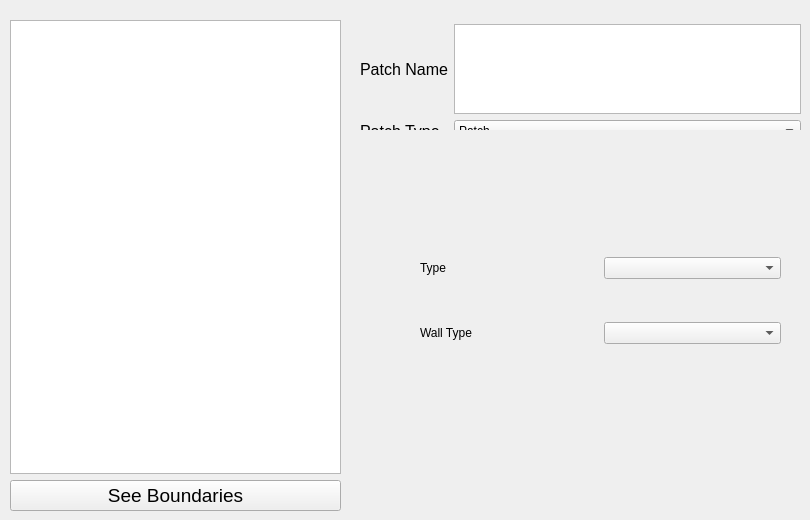
  <widget class="QWidget" name="Bound_cond">
   <property name="autoFillBackground">
    <bool>true</bool>
   </property>
   <attribute name="title">
    <string>Boundary Conditions</string>
   </attribute>
   <widget class="QWidget" name="widget_patch" native="true">
    <property name="geometry">
     <rect>
      <x>360</x>
      <y>130</y>
      <width>441</width>
      <height>381</height>
     </rect>
    </property>
    <property name="autoFillBackground">
     <bool>true</bool>
    </property>
    <widget class="QWidget" name="layoutWidget">
     <property name="geometry">
      <rect>
       <x>20</x>
       <y>10</y>
       <width>401</width>
       <height>361</height>
      </rect>
     </property>
     <layout class="QGridLayout" name="gridLayout_11">
      <item row="0" column="0">
       <widget class="QLabel" name="label_15">
        <property name="font">
         <font>
          <italic>true</italic>
         </font>
        </property>
        <property name="text">
         <string>Velocity</string>
        </property>
       </widget>
      </item>
      <item row="1" column="0" colspan="2">
       <widget class="QLabel" name="label_16">
        <property name="text">
         <string>Velocity type</string>
        </property>
       </widget>
      </item>
      <item row="1" column="2" colspan="6">
       <widget class="QComboBox" name="comboBox_3"/>
      </item>
      <item row="2" column="0" colspan="2">
       <widget class="QLabel" name="label_17">
        <property name="text">
         <string>Inlet value</string>
        </property>
       </widget>
      </item>
      <item row="2" column="3" colspan="2">
       <widget class="QLineEdit" name="lineEdit"/>
      </item>
      <item row="2" column="5">
       <widget class="QLineEdit" name="lineEdit_2"/>
      </item>
      <item row="2" column="7">
       <widget class="QLineEdit" name="lineEdit_3"/>
      </item>
      <item row="3" column="0" colspan="2">
       <widget class="QLabel" name="label_18">
        <property name="text">
         <string>Inlet direction</string>
        </property>
       </widget>
      </item>
      <item row="3" column="3" colspan="2">
       <widget class="QLineEdit" name="lineEdit_4"/>
      </item>
      <item row="3" column="5">
       <widget class="QLineEdit" name="lineEdit_6"/>
      </item>
      <item row="3" column="7">
       <widget class="QLineEdit" name="lineEdit_5"/>
      </item>
      <item row="4" column="0" colspan="2">
       <widget class="QLabel" name="label_23">
        <property name="text">
         <string>Velocity [m/s]</string>
        </property>
       </widget>
      </item>
      <item row="4" column="3" colspan="2">
       <widget class="QLineEdit" name="lineEdit_11"/>
      </item>
      <item row="4" column="6" colspan="2">
       <widget class="QLineEdit" name="lineEdit_13"/>
      </item>
      <item row="4" column="5">
       <widget class="QLineEdit" name="lineEdit_12"/>
      </item>
      <item row="6" column="3" colspan="5">
       <widget class="QComboBox" name="comboBox_4"/>
      </item>
      <item row="6" column="0" colspan="3">
       <widget class="QLabel" name="label_20">
        <property name="text">
         <string>Pressure type</string>
        </property>
       </widget>
      </item>
      <item row="7" column="4">
       <widget class="QLineEdit" name="lineEdit_7"/>
      </item>
      <item row="7" column="5" colspan="2">
       <widget class="QLineEdit" name="lineEdit_8"/>
      </item>
      <item row="7" column="0" colspan="4">
       <widget class="QLabel" name="label_21">
        <property name="text">
         <string>Pressure [m²/s²]</string>
        </property>
       </widget>
      </item>
      <item row="7" column="7">
       <widget class="QLineEdit" name="lineEdit_9"/>
      </item>
      <item row="8" column="1" colspan="4">
       <widget class="QLineEdit" name="lineEdit_10"/>
      </item>
      <item row="8" column="0">
       <widget class="QLabel" name="label_22">
        <property name="text">
         <string>Gamma</string>
        </property>
       </widget>
      </item>
      <item row="5" column="0">
       <widget class="QLabel" name="label_19">
        <property name="font">
         <font>
          <italic>true</italic>
         </font>
        </property>
        <property name="text">
         <string>Pressure</string>
        </property>
       </widget>
      </item>
     </layout>
    </widget>
   </widget>
   <widget class="QWidget" name="widget_empty" native="true">
    <property name="geometry">
     <rect>
      <x>360</x>
      <y>130</y>
      <width>441</width>
      <height>381</height>
     </rect>
    </property>
    <property name="autoFillBackground">
     <bool>true</bool>
    </property>
   </widget>
   <widget class="QWidget" name="widget_wall" native="true">
    <property name="geometry">
     <rect>
      <x>360</x>
      <y>130</y>
      <width>441</width>
      <height>381</height>
     </rect>
    </property>
    <property name="autoFillBackground">
     <bool>true</bool>
    </property>
    <widget class="QWidget" name="layoutWidget">
     <property name="geometry">
      <rect>
       <x>60</x>
       <y>90</y>
       <width>361</width>
       <height>161</height>
      </rect>
     </property>
     <layout class="QGridLayout" name="gridLayout_10">
      <item row="0" column="0">
       <widget class="QLabel" name="label_25">
        <property name="text">
         <string>Type</string>
        </property>
       </widget>
      </item>
      <item row="0" column="1">
       <widget class="QComboBox" name="comboBox_5"/>
      </item>
      <item row="1" column="0">
       <widget class="QLabel" name="label_26">
        <property name="text">
         <string>Wall Type</string>
        </property>
       </widget>
      </item>
      <item row="1" column="1">
       <widget class="QComboBox" name="comboBox_6"/>
      </item>
     </layout>
    </widget>
   </widget>
   <widget class="QWidget" name="layoutWidget">
    <property name="geometry">
     <rect>
      <x>360</x>
      <y>20</y>
      <width>441</width>
      <height>122</height>
     </rect>
    </property>
    <layout class="QGridLayout" name="gridLayout_12">
     <property name="topMargin">
      <number>4</number>
     </property>
     <item row="0" column="0">
      <widget class="QLabel" name="label_13">
       <property name="font">
        <font>
         <pointsize>12</pointsize>
        </font>
       </property>
       <property name="text">
        <string>Patch Name</string>
       </property>
      </widget>
     </item>
     <item row="0" column="1">
      <widget class="QTextEdit" name="textEdit">
       <property name="readOnly">
        <bool>true</bool>
       </property>
      </widget>
     </item>
     <item row="1" column="0">
      <widget class="QLabel" name="label_14">
       <property name="font">
        <font>
         <pointsize>12</pointsize>
        </font>
       </property>
       <property name="text">
        <string>Patch Type</string>
       </property>
      </widget>
     </item>
     <item row="1" column="1">
      <widget class="QComboBox" name="patch_type">
       <property name="font">
        <font>
         <pointsize>9</pointsize>
        </font>
       </property>
       <property name="editable">
        <bool>false</bool>
       </property>
       <item>
        <property name="text">
         <string>Patch</string>
        </property>
       </item>
       <item>
        <property name="text">
         <string>Wall</string>
        </property>
       </item>
       <item>
        <property name="text">
         <string>Empty</string>
        </property>
       </item>
       <item>
        <property name="text">
         <string>Symmetry plane</string>
        </property>
       </item>
       <item>
        <property name="text">
         <string>Symmetry</string>
        </property>
       </item>
       <item>
        <property name="text">
         <string>Wedge</string>
        </property>
       </item>
      </widget>
     </item>
    </layout>
   </widget>
   <widget class="QWidget" name="layoutWidget">
    <property name="geometry">
     <rect>
      <x>10</x>
      <y>20</y>
      <width>331</width>
      <height>491</height>
     </rect>
    </property>
    <layout class="QGridLayout" name="gridLayout_16">
     <item row="0" column="0">
      <widget class="QListWidget" name="listWidget"/>
     </item>
     <item row="1" column="0">
      <widget class="QPushButton" name="pushButton_7">
       <property name="font">
        <font>
         <pointsize>14</pointsize>
        </font>
       </property>
       <property name="text">
        <string>See Boundaries</string>
       </property>
      </widget>
     </item>
    </layout>
   </widget>
   <zorder>layoutWidget</zorder>
   <zorder>layoutWidget</zorder>
   <zorder>widget_empty</zorder>
   <zorder>widget_patch</zorder>
   <zorder>widget_wall</zorder>
  </widget>
